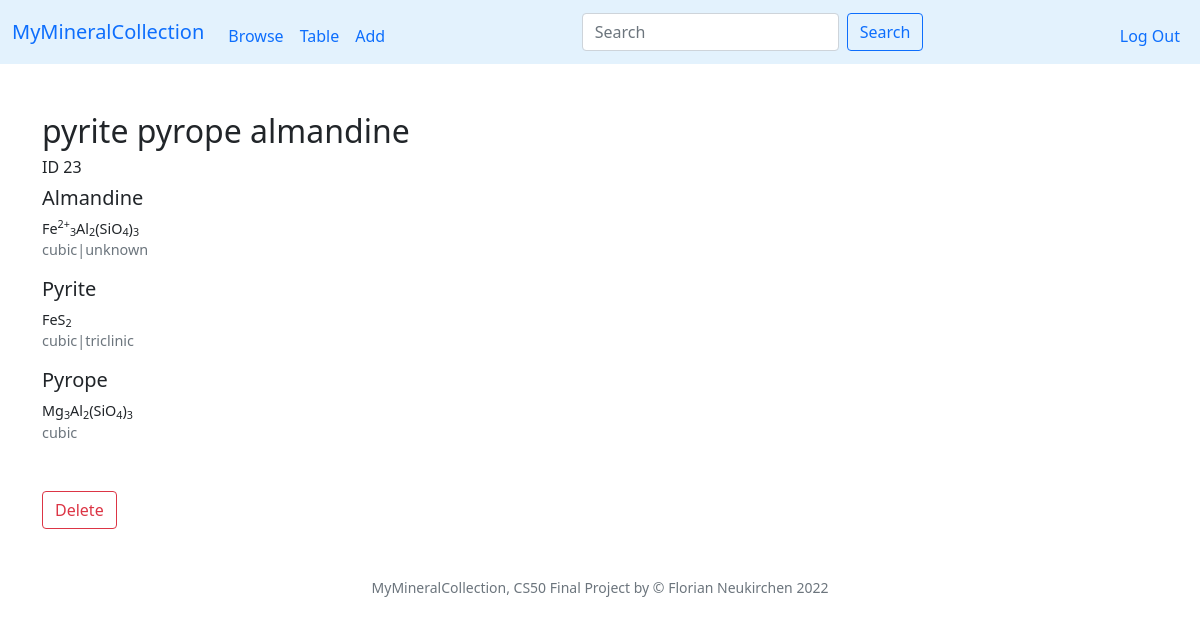
The app's page /view?id=23 (signed in) with its own data.
### tables this page shows
CREATE TABLE specimen (id INTEGER PRIMARY KEY AUTOINCREMENT NOT NULL, user_id INTEGER NOT NULL, my_id TEXT, title TEXT, locality TEXT, day INTEGER, month INTEGER, year INTEGER, notes TEXT, thumbnail TEXT);

CREATE TABLE minerals (symbol TEXT, name TEXT NOT NULL, chemistry TEXT, elements TEXT, crystal_system TEXT, fleischer TEXT, PRIMARY KEY(symbol));

### app.py (the view)
@app.route("/view")
@login_required
def viewspecimen():
    id = request.args.get("id")
    if not id:
        return redirect("/")
    rows = db.execute("SELECT * FROM specimen WHERE user_id = ? AND id = ?", session["user_id"], id)
    if len(rows) != 1:
        return apology("Invalid specimen ID")
    row = rows[0]
    row['minerals'] = db.execute("SELECT minerals.name AS name, minerals.chemistry AS chemistry, minerals.crystal_system AS crystal_system FROM minerals JOIN specmin ON minerals.symbol = specmin.min_symbol WHERE specmin.specimen_id = ? ORDER BY name", id)
    row['tags'] = db.execute("SELECT tags.tag AS tag FROM tags JOIN specimen ON tags.specimen_id = specimen.id WHERE specimen.id = ? ORDER BY tag", row['id'])
    row['images'] = db.execute("SELECT file FROM images JOIN specimen ON images.specimen_id = specimen.id WHERE specimen.id = ?", row['id'])
    return render_template("view.html", row=row)

### app.py (called while the page is built)
@app.after_request
def after_request(response):
    response.headers["Cache-Control"] = "no-cache, no-store, must-revalidate"
    response.headers["Expires"] = 0
    response.headers["Pragma"] = "no-cache"
    return response

### helpers.py (called while the page is built)
def login_required(f):
    @wraps(f)
    def decorated_function(*args, **kwargs):
        if session.get("user_id") is None:
            return redirect("/login")
        return f(*args, **kwargs)
    return decorated_function

def addnr(value):
    if not value:
        return ""
    return '(Nr. ' + value + ')'

### templates/view.html (shortened to what this page needs)
{% extends "layout.html" %}
{% block main %}
<div class="container-lg text-start">
    <h2>{{ row['title'] }}</h2>
    <div class="h6">ID {{ row['id'] }} {{ row['my_id'] | addnr }}</div>
    {% for min in row['minerals'] %}
    <div class="mb-3">
        <div class="h5">{{ min['name'] }}</div>
        <div class="size90">{{ min['chemistry'] | safe }}</div>
        <div class="text-muted size90">{{ min['crystal_system'] }}</div>
    </div>
    {% endfor %}
    <div class="mt-5">
    <form action="/delete" method="post">
        <input class="btn btn-outline-danger" type="submit" value="Delete">
    </form>
    </div>
</div>
{% endblock %}

### templates/layout.html (shortened to what this page needs)
<!DOCTYPE html>
<html lang="en">
    <head>
        <link href="https://cdn.jsdelivr.net/npm/bootstrap@5.1.3/dist/css/bootstrap.min.css" rel="stylesheet">
        <link href="/static/styles.css" rel="stylesheet">
    </head>
    <body>
        <nav class="navbar navbar-expand-md myblue">
            <div class="container-fluid">
                <a class="navbar-brand" href="/">MyMineralCollection</a>
                <div class="collapse navbar-collapse" id="navbarNav">
                    {% if session["user_id"] %}
                        <ul class="navbar-nav me-auto mt-2 mb-lg-0">
                            <li class="nav-item"><a class="nav-link" href="/">Browse</a></li>
                            <li class="nav-item"><a class="nav-link" href="/table">Table</a></li>
                            <li class="nav-item"><a class="nav-link" href="/add">Add</a></li>
                        </ul>
                        <form class="d-flex" role="search" action="/">
                            <input class="form-control me-2" type="search" name="search" placeholder="Search" aria-label="Search">
                            <button class="btn btn-outline-primary" type="submit">Search</button>
                        </form>
                        <ul class="navbar-nav ms-auto mt-2">
                            <li class="nav-item"><a class="nav-link" href="/logout">Log Out</a></li>
                        </ul>
                    {% else %}
                        <ul class="navbar-nav ms-auto mt-2">
                            <li class="nav-item"><a class="nav-link" href="/register">Register</a></li>
                            <li class="nav-item"><a class="nav-link" href="/login">Log In</a></li>
                        </ul>
                    {% endif %}
                </div>
            </div>
        </nav>
        <main class="container-fluid py-5 text-center">
            {% block main %}{% endblock %}
        </main>
        <footer class="mb-5 small text-center text-muted">
            MyMineralCollection, CS50 Final Project by &#169; Florian Neukirchen 2022
        </footer>
    </body>
</html>

### static/styles.css (style rules this page uses)
.myblue { background-color: #e3f2fd; }
.size90 { font-size: 90%; }

### records on screen
specimen: title "pyrite pyrope almandine", id "23"
minerals: name "Almandine", chemistry "Fe 2+ 3 Al 2 (SiO 4 ) 3", crystal_system "cubic|unknown"
minerals: name "Pyrite", chemistry "FeS 2", crystal_system "cubic|triclinic"
minerals: name "Pyrope", chemistry "Mg 3 Al 2 (SiO 4 ) 3", crystal_system "cubic"
